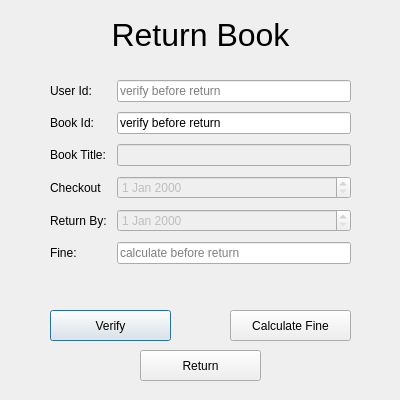
<?xml version="1.0" encoding="UTF-8"?>
<ui version="4.0">
 <class>ReturnBook</class>
 <widget class="QDialog" name="ReturnBook">
  <property name="geometry">
   <rect>
    <x>0</x>
    <y>0</y>
    <width>400</width>
    <height>400</height>
   </rect>
  </property>
  <property name="windowTitle">
   <string>Dialog</string>
  </property>
  <widget class="QPushButton" name="verifyBtn">
   <property name="geometry">
    <rect>
     <x>50</x>
     <y>310</y>
     <width>121</width>
     <height>31</height>
    </rect>
   </property>
   <property name="text">
    <string>Verify</string>
   </property>
  </widget>
  <widget class="QPushButton" name="fineBtn">
   <property name="geometry">
    <rect>
     <x>230</x>
     <y>310</y>
     <width>121</width>
     <height>31</height>
    </rect>
   </property>
   <property name="text">
    <string>Calculate Fine</string>
   </property>
  </widget>
  <widget class="QLabel" name="title">
   <property name="geometry">
    <rect>
     <x>60</x>
     <y>10</y>
     <width>281</width>
     <height>51</height>
    </rect>
   </property>
   <property name="text">
    <string>&lt;html&gt;&lt;head/&gt;&lt;body&gt;&lt;p align=&quot;center&quot;&gt;&lt;span style=&quot; font-size:24pt;&quot;&gt;Return Book&lt;/span&gt;&lt;/p&gt;&lt;/body&gt;&lt;/html&gt;</string>
   </property>
  </widget>
  <widget class="QWidget" name="formLayoutWidget_2">
   <property name="geometry">
    <rect>
     <x>40</x>
     <y>70</y>
     <width>321</width>
     <height>222</height>
    </rect>
   </property>
   <layout class="QFormLayout" name="returnForm">
    <property name="horizontalSpacing">
     <number>10</number>
    </property>
    <property name="verticalSpacing">
     <number>10</number>
    </property>
    <property name="leftMargin">
     <number>10</number>
    </property>
    <property name="topMargin">
     <number>10</number>
    </property>
    <property name="rightMargin">
     <number>10</number>
    </property>
    <property name="bottomMargin">
     <number>10</number>
    </property>
    <item row="0" column="0">
     <widget class="QLabel" name="userIdLB">
      <property name="text">
       <string>User Id:</string>
      </property>
     </widget>
    </item>
    <item row="0" column="1">
     <widget class="QLineEdit" name="userIdLE">
      <property name="placeholderText">
       <string>verify before return</string>
      </property>
     </widget>
    </item>
    <item row="1" column="0">
     <widget class="QLabel" name="bookIdLB">
      <property name="text">
       <string>Book Id:</string>
      </property>
     </widget>
    </item>
    <item row="1" column="1">
     <widget class="QLineEdit" name="bookIdLE">
      <property name="text">
       <string>verify before return</string>
      </property>
      <property name="placeholderText">
       <string/>
      </property>
     </widget>
    </item>
    <item row="2" column="0">
     <widget class="QLabel" name="bookTitleLB">
      <property name="text">
       <string>Book Title:</string>
      </property>
     </widget>
    </item>
    <item row="2" column="1">
     <widget class="QLineEdit" name="bookTitleLE">
      <property name="enabled">
       <bool>false</bool>
      </property>
     </widget>
    </item>
    <item row="3" column="0">
     <widget class="QLabel" name="checkoutLB">
      <property name="text">
       <string>Checkout</string>
      </property>
     </widget>
    </item>
    <item row="3" column="1">
     <widget class="QDateEdit" name="checkoutDE">
      <property name="enabled">
       <bool>false</bool>
      </property>
     </widget>
    </item>
    <item row="4" column="0">
     <widget class="QLabel" name="returnByLB">
      <property name="text">
       <string>Return By:</string>
      </property>
     </widget>
    </item>
    <item row="4" column="1">
     <widget class="QDateEdit" name="returnByDE">
      <property name="enabled">
       <bool>false</bool>
      </property>
     </widget>
    </item>
    <item row="5" column="0">
     <widget class="QLabel" name="fineLB">
      <property name="text">
       <string>Fine:</string>
      </property>
     </widget>
    </item>
    <item row="5" column="1">
     <widget class="QLineEdit" name="fineLE">
      <property name="placeholderText">
       <string>calculate before return</string>
      </property>
     </widget>
    </item>
   </layout>
  </widget>
  <widget class="QPushButton" name="returnBtn">
   <property name="geometry">
    <rect>
     <x>140</x>
     <y>350</y>
     <width>121</width>
     <height>31</height>
    </rect>
   </property>
   <property name="text">
    <string>Return</string>
   </property>
  </widget>
 </widget>
 <resources/>
 <connections/>
</ui>
